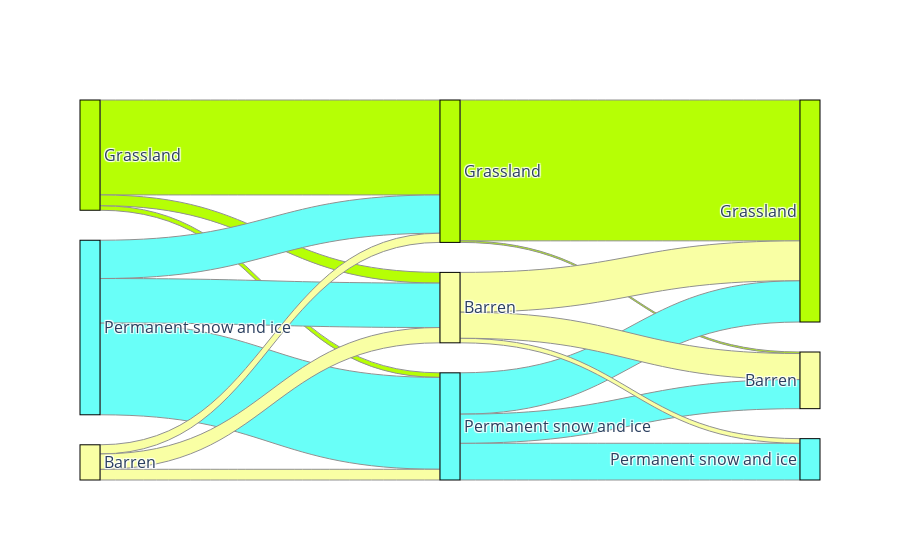

Notebook cell for this chart:
### Code cell
dataset.sankify(years=years, region=aoi, max_classes=max_classes, exclude=exclude_classes)

### Figure 1 — Plotly figure (JSON) as saved in the notebook; plotly's stock layout.template omitted (floating-point values rounded to 4 significant figures)
{"data": [{"link": {"color": ["#b6ff05", "#b6ff05", "#b6ff05", "#69fff8", "#69fff8", "#69fff8", "#f9ffa4", "#f9ffa4", "#f9ffa4", "#b6ff05", "#b6ff05", "#69fff8", "#69fff8", "#69fff8", "#f9ffa4", "#f9ffa4", "#f9ffa4"], "customdata": ["86% of Grassland remained Grassland", "4% of Grassland became Permanent snow and ice", "10% of Grassland became Barren", "22% of Permanent snow and ice became Grassland", "53% of Permanent snow and ice remained Permanent snow and ice", "25% of Permanent snow and ice became Barren", "26% of Barren became Grassland", "30% of Barren became Permanent snow and ice", "43% of Barren remained Barren", "99% of Grassland remained Grassland", "1% of Grassland became Barren", "39% of Permanent snow and ice became Grassland", "34% of Permanent snow and ice remained Permanent snow and ice", "27% of Permanent snow and ice became Barren", "57% of Barren became Grassland", "7% of Barren became Permanent snow and ice", "37% of Barren remained Barren"], "hovertemplate": "%{customdata} <extra></extra>", "line": {"color": "#909090", "width": 1}, "source": [1, 1, 1, 0, 0, 0, 2, 2, 2, 4, 4, 3, 3, 3, 5, 5, 5], "target": [4, 3, 5, 4, 3, 5, 4, 3, 5, 6, 7, 6, 8, 7, 6, 8, 7], "value": [62, 3, 7, 25, 60, 29, 6, 7, 10, 92, 1, 27, 24, 19, 26, 3, 17]}, "node": {"color": ["#69fff8", "#b6ff05", "#f9ffa4", "#69fff8", "#b6ff05", "#f9ffa4", "#b6ff05", "#f9ffa4", "#69fff8"], "customdata": ["2001", "2001", "2001", "2010", "2010", "2010", "2019", "2019", "2019"], "hovertemplate": "%{customdata}<extra></extra>", "label": ["Permanent snow and ice", "Grassland", "Barren", "Permanent snow and ice", "Grassland", "Barren", "Grassland", "Barren", "Permanent snow and ice"], "line": {"color": "#000000", "width": 1}, "pad": 30, "thickness": 20}, "type": "sankey"}], "layout": {"font": {"size": 16}, "paper_bgcolor": "rgba(0, 0, 0, 0)", "title": {"x": 0.5}}}
